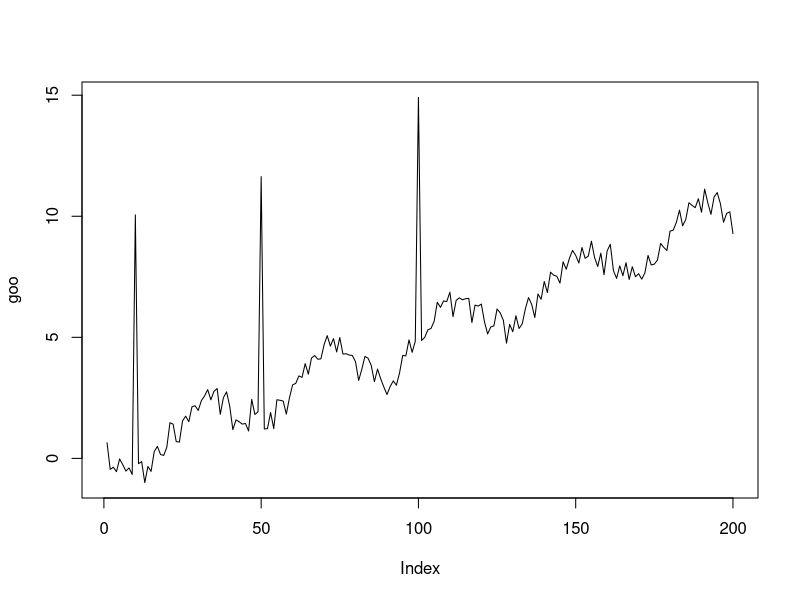
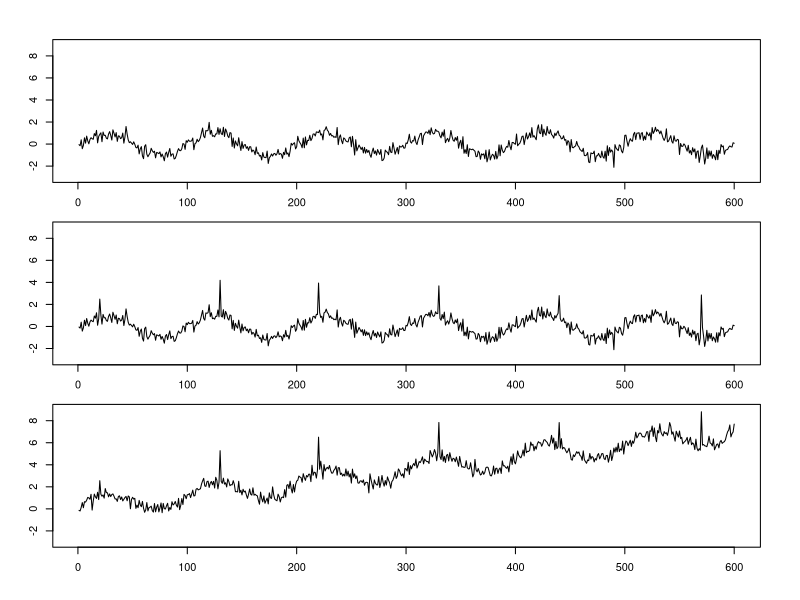
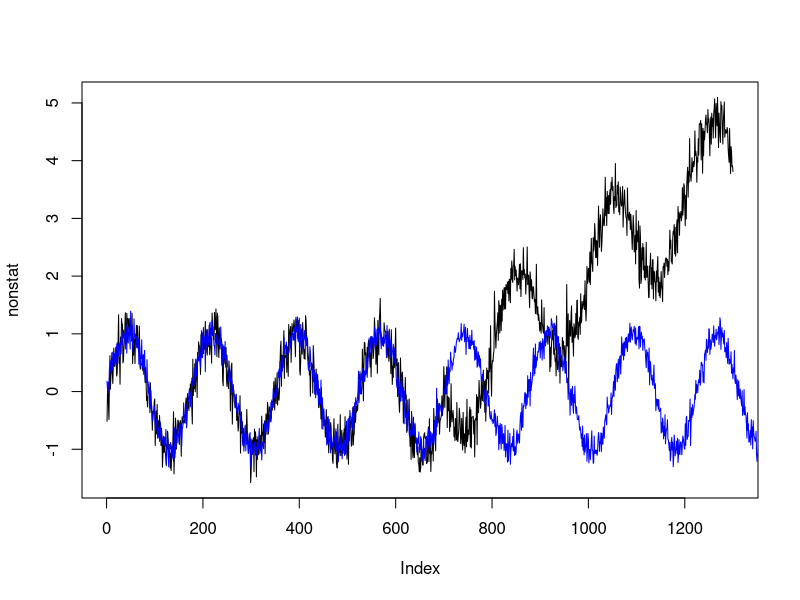

Reproduce these figures in R, in order.
### Started 4 May 2014 ###
### By Lizzie ###

## For Heather Kharouba's synchrony project ##
## Adapted from timeseries.R (tempeco project) ##


##
## make random data 
##
shabam <- function(curvenum, output, errormultiplier, trend) {
curvey <- seq(from=-(curvenum)*pi, to=curvenum*pi, length.out=output)
trendy <- seq(from=0, to=1, length.out=output)*trend
dater <- sin(curvey)+trendy+(errormultiplier*rnorm(output))
return(dater) }

addevents <- function(dater, eventsnow, magnitudes) {
eventsy <- rep(0, length(dater))
eventsy[eventsnow] <- magnitudes
daterout <- dater+eventsy
return(daterout)
}

# example
goober <- shabam(5, 200, 0.35, 10)
goo <- addevents(goober, c(10,100,50), rep(10,5))
plot(goo, type="l")

# for figure in temporal ecology ms
# 3-part one #
oldendays <- shabam(6, 600, 0.35, 0)
nowadays <- addevents(oldendays, c(20, 130, 220, 330, 440, 570),
    c(1.6, 2.8, 2.9, 2.6, 2, 3.2, -2))
futureshop <- shabam(6, 600, 0.35, 7)
futureshop.e <- addevents(futureshop, c(20, 130, 220, 330, 440, 570),
    c(1.6, 2.8, 2.9, 2.6, 2, 3.2, -2))

par(ps=9)
quartz(width=3.5, height=6)
par(mfrow=c(3,1))
par(oma=c(2,2,2,1)) # set margins 
par(mar=c(2,2,1,2)) # set margins
plot(oldendays, type="l", ylim=c(-3,9))
plot(nowadays, type="l", ylim=c(-3,9))
plot(futureshop.e, type="l", ylim=c(-3,9))


## make data with nonstationarity #
## after a certain period ##

stationary <- shabam(4, 700, 0.25, 0)
nonstat <- shabam(3, 600, 0.25, 4)

stationary1 <- shabam(4, 720, 0.15, 0)
nonstat1 <- shabam(3, 580, 0.15, 4)

stationaryalways <- shabam(8, 1400, 0.15, 0)

quartz(width=6, height=4)
par(mfrow=c(1,1))
nonstat <- c(stationary, nonstat)
plot(nonstat, type="l")
nonstat1 <- c(rep(0, 30), stationary1, nonstat1)
# lines(nonstat1, col="red")
lines(stationaryalways, col="blue")


